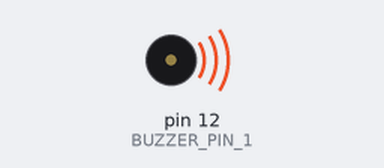
The sketch below on a simulated Arduino Uno, built with avr-gcc and run on an emulated ATmega328P. Parts: buzzer (waves = sounding).

Above: at 0.1 s.
At 8.3 s:
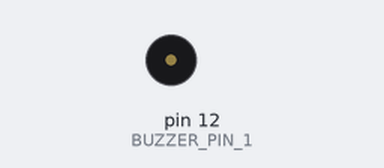
Timing chart, 0 to 9.8 s (numbered marks = the images above):
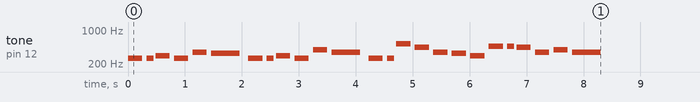

The sketch:

MBT.ino
```cpp
#include "pitches.h"
#define BUZZER_PIN_1 12
int eighth = 125; // 8
int quarter = 250; // 4
int half = 500; // 2
int whole = 750; // 1
int durations[] = {
  quarter, eighth,
  quarter, quarter, quarter,
  half, quarter, eighth,
  quarter, quarter, quarter,
  half, quarter, eighth,
  quarter, quarter, quarter,
  quarter, quarter, quarter, eighth,
  quarter, quarter, quarter,
  half
};
int melody[] = {
  NOTE_C4, NOTE_C4,
  NOTE_D4, NOTE_C4, NOTE_F4,
  NOTE_E4, NOTE_C4, NOTE_C4,
  NOTE_D4, NOTE_C4, NOTE_G4,
  NOTE_F4, NOTE_C4, NOTE_C4,
  NOTE_C5, NOTE_A4, NOTE_F4,
  NOTE_E4, NOTE_D4, NOTE_AS4, NOTE_AS4,
  NOTE_A4, NOTE_F4, NOTE_G4,
  NOTE_F4
};

void setup() { // setup all the outputs to pinMode
  pinMode(BUZZER_PIN_1, OUTPUT);
  int size = sizeof(durations) / sizeof(int);
  for (int note = 0; note < size; note++) {
    tone(BUZZER_PIN_1, melody[note], durations[note]);
    int pauseBetweenNotes = durations[note] * 1.30;
    delay(pauseBetweenNotes);
    noTone(BUZZER_PIN_1);
  }
}

void loop() {
}
```
